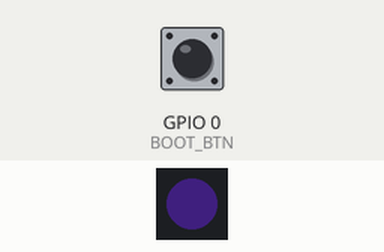
This program was run on a simulated ESP32-S3. Parts: 1 RGB LEDs in strip order, left to right. Inputs (shaded band) come from the test bench; at power-on: GPIO 0 (BOOT_BTN) HIGH. Dim RGB values are drawn brighter than linear; random numbers use the default seed unless the program sets one; what the program prints to the serial monitor is not drawn.

Above: at 1.7 s.
1.8 s: GPIO 0 (BOOT_BTN) pulled LOW for 0.15 s
At 2.08 s:
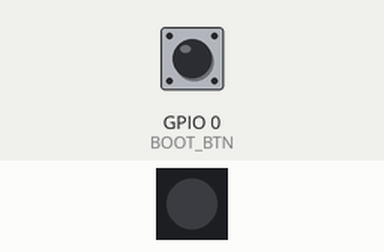
3.9 s: GPIO 0 (BOOT_BTN) pulsed LOW 5 times (0.12 s each, 0.3 s apart)
At 4.86 s:
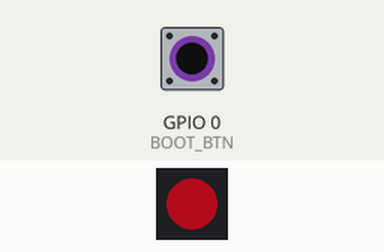
Timing chart, 0 to 7.0 s (numbered marks = the images above; inputs shaded):
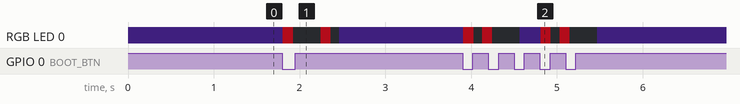

The program:

main.cpp
```cpp
#include <Arduino.h>
#include <Adafruit_NeoPixel.h>

// ---- 板载资源，完全不需要额外接线 ----
#define BOOT_BTN   0     // 板上自带的 BOOT 按键，当"触发异常"的模拟按钮
#define RGB_PIN    38    // 板上自带的可寻址 RGB LED（图上标注 RGB@IO38）

Adafruit_NeoPixel rgb(1, RGB_PIN, NEO_GRB + NEO_KHZ800);

bool lastBtnState = HIGH;
unsigned long lastPressTime = 0;
const unsigned long DEBOUNCE_MS = 250;

// 几条不同的"警报"话术，按下按键时随机挑一条发给电脑朗读
const char* alerts[] = {
  "ALERT:客厅摄像头正在向境外陌生地址上传数据，我已经把它隔离了。",
  "ALERT:扫地机器人的麦克风被异常唤醒，检测到未授权访问。",
  "ALERT:智能门锁收到暴力破解尝试，已自动锁定并断网。"
};
const int alertCount = 3;

void setIdleColor(){
  rgb.setPixelColor(0, rgb.Color(10, 6, 20)); // 极暗的紫色，呼应 Ditto 配色，代表"待机守护中"
  rgb.show();
}

void flashAlert(){
  for(int i=0;i<3;i++){
    rgb.setPixelColor(0, rgb.Color(255, 20, 40)); // 警报红
    rgb.show();
    delay(120);
    rgb.setPixelColor(0, rgb.Color(0,0,0));
    rgb.show();
    delay(100);
  }
  setIdleColor();
}

void setup() {
  Serial.begin(115200);
  pinMode(BOOT_BTN, INPUT_PULLUP); // BOOT 按键按下时为低电平

  rgb.begin();
  rgb.setBrightness(60);
  setIdleColor();

  delay(500);
  Serial.println("READY:Ditto 已上线，正在守护中...");
}

void loop() {
  bool btnState = digitalRead(BOOT_BTN);

  // 检测到按键从"未按"变成"按下"，且过了防抖时间
  if (btnState == LOW && lastBtnState == HIGH &&
      millis() - lastPressTime > DEBOUNCE_MS) {
    lastPressTime = millis();

    int idx = random(0, alertCount);
    Serial.println(alerts[idx]); // 通过串口把警报文字发给 Mac，由 Mac 念出来
    flashAlert();
  }

  lastBtnState = btnState;
  delay(20);
}
```

Measured:
- after the input at 1.8 s, RGB LED 0: RGB(2, 1, 4) → RGB(60, 4, 9) at once, → off 0.12 s later, → RGB(60, 4, 9) 0.32 s later, → off 0.12 s later, … (5 changes in this stretch)
- after the input at 3.9 s, RGB LED 0: RGB(2, 1, 4) → RGB(60, 4, 9) at once, → off 0.12 s later, → RGB(60, 4, 9) 0.10 s later, → off 0.12 s later, … (10 changes in this stretch)
